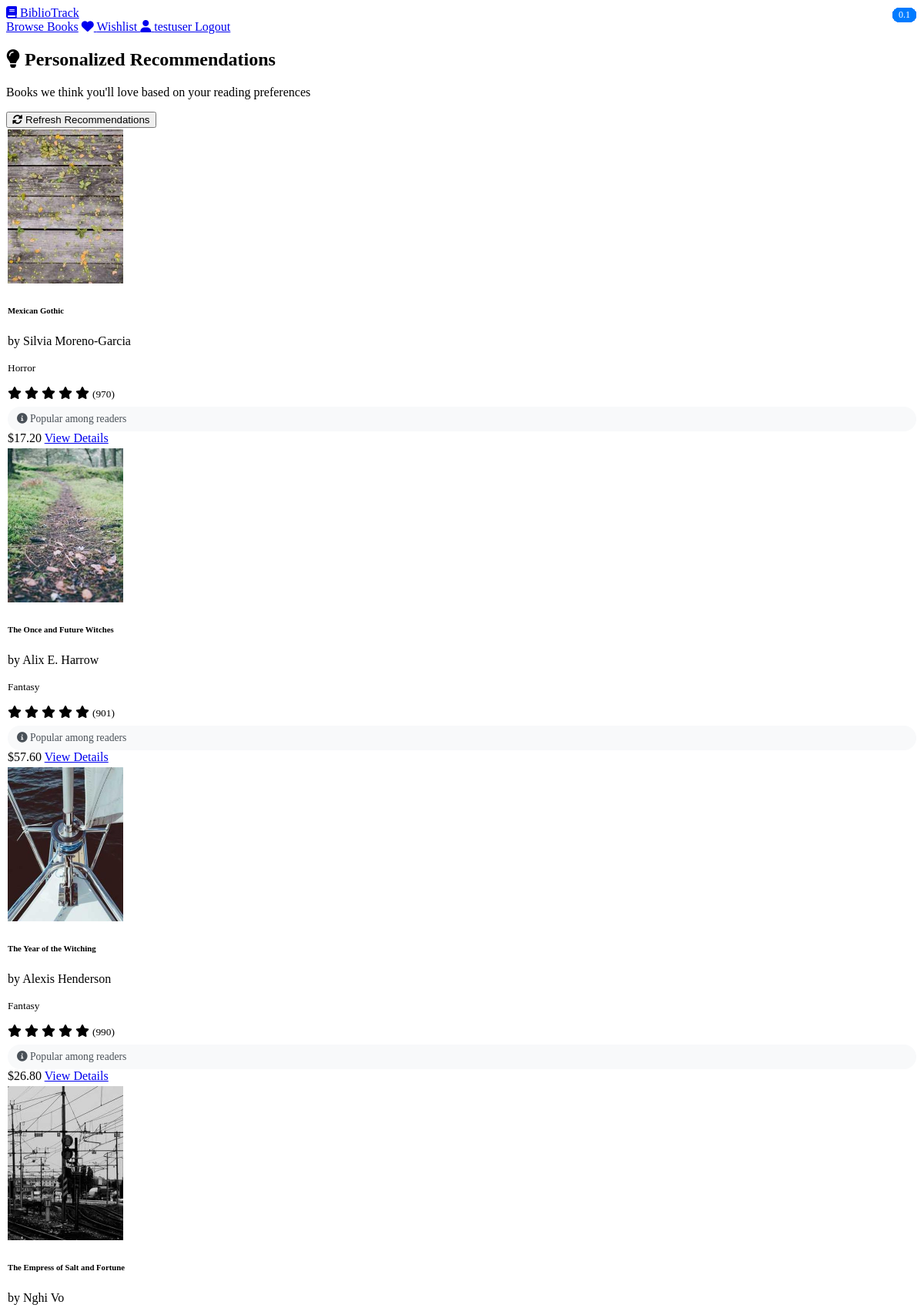
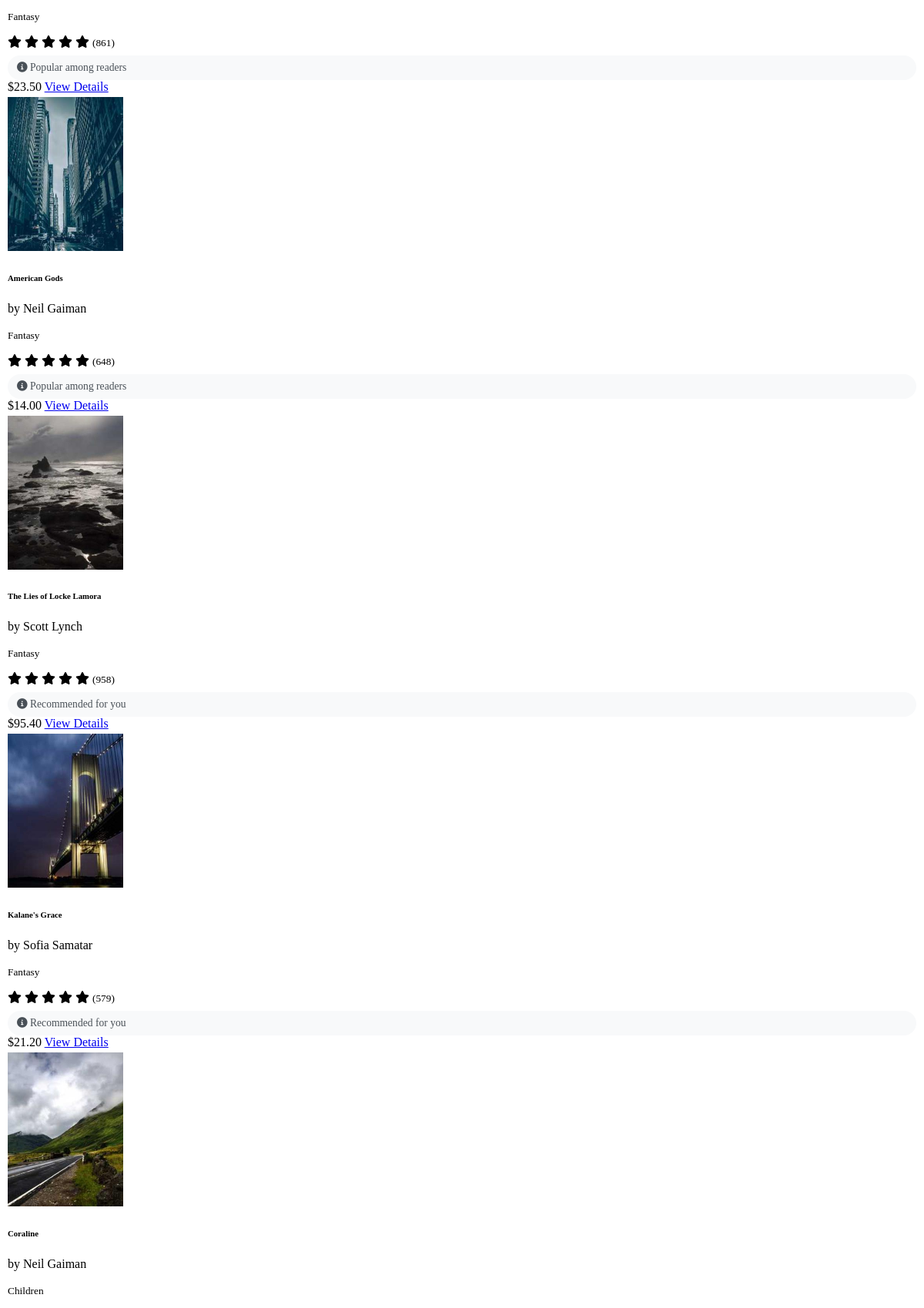
The app's page /recommendations/ (signed in, upper part) with its own data (2 pictures, top to bottom).
### books/models.py (models this page shows, shortened)
class Book(models.Model):
    GENRE_CHOICES = [
        ('fiction', 'Fiction'),
        ('non-fiction', 'Non-Fiction'),
        ('mystery', 'Mystery'),
        ('romance', 'Romance'),
        ('sci-fi', 'Science Fiction'),
        ('fantasy', 'Fantasy'),
        ('biography', 'Biography'),
        ('history', 'History'),
        ('self-help', 'Self-Help'),
        ('poetry', 'Poetry'),
        ('drama', 'Drama'),
        ('horror', 'Horror'),
        ('thriller', 'Thriller'),
        ('comedy', 'Comedy'),
        ('adventure', 'Adventure'),
        ('children', 'Children'),
        ('young-adult', 'Young Adult'),
        ('other', 'Other'),
    ]
    title = models.CharField(max_length=500)
    author = models.CharField(max_length=300)
    isbn = models.CharField(max_length=13, unique=True, blank=True)
    description = models.TextField(blank=True)
    genre = models.CharField(max_length=50, choices=GENRE_CHOICES, default='other')
    price = models.DecimalField(max_digits=10, decimal_places=2)
    stock_quantity = models.PositiveIntegerField(default=0)
    cover_image = models.ImageField(upload_to='book_covers/', blank=True)
    publication_date = models.DateField(blank=True, null=True)
    publisher = models.CharField(max_length=200, blank=True)
    page_count = models.PositiveIntegerField(blank=True, null=True)
    language = models.CharField(max_length=50, default='English')
    average_rating = models.FloatField(default=0.0)
    total_ratings = models.PositiveIntegerField(default=0)
    created_at = models.DateTimeField(auto_now_add=True)
    updated_at = models.DateTimeField(auto_now=True)
    class Meta:
        ordering = ['-created_at']

### recommendations/views.py (the view)
# urls.py: path('', views.recommendations_view, name='recommendations'),
@login_required
def recommendations_view(request):
    recommendations = Recommendation.objects.filter(user=request.user)\
        .select_related('book')[:12]  # Limit to 12 for display
    if not recommendations.exists():
        recs = recommendation_engine.generate_recommendations(request.user, top_k=12)
        recommendations = []
        for rec in recs:
            class TempRec:
                def __init__(self, book, score, reason):
                    self.book = book
                    self.score = score
                    self.reason = reason
            recommendations.append(TempRec(rec['book'], rec['score'], rec['reason']))
    context = {
        'recommendations': recommendations,
    }
    return render(request, 'recommendations/recommendations.html', context)

### recommendations/recommendation_engine.py (called while the page is built, shortened)
    def _get_collaborative_filtering(self, user, all_books):
        user_interactions = UserInteraction.objects.filter(user=user)
        if not user_interactions.exists():
            return {}

    def _get_popularity_scores(self, all_books):
        scores = {}
        for book in all_books:
            review_score = book.average_rating * book.total_ratings * 0.4
            interaction_score = UserInteraction.objects.filter(book=book).count() * 0.6
            scores[book.id] = review_score + interaction_score
        return scores

    def _get_genre_preferences(self, user):
        genre_weights = defaultdict(float)
        for interaction in UserInteraction.objects.filter(user=user):
            genre_weights[interaction.book.genre] += interaction.weight
        total = sum(genre_weights.values())
        if total > 0:
            genre_weights = {k: v/total for k, v in genre_weights.items()}
        return genre_weights

    def _get_recommendation_reason(self, content_score, cf_score, pop_score, genre_score):
        reasons = []
        if cf_score > 0.3:
            reasons.append("Similar users liked this")
        if content_score > 0.5:
            reasons.append("Similar to books you've enjoyed")
        if genre_score > 0.3:
            reasons.append("Matches your preferred genres")
        if pop_score > 0.7:
            reasons.append("Popular among readers")
        return " • ".join(reasons) if reasons else "Recommended for you"

### templates/recommendations/recommendations.html (shortened to what this page needs)
<!DOCTYPE html>
<html lang="en">
<head>
    <link href="https://cdnjs.cloudflare.com/ajax/libs/font-awesome/6.0.0/css/all.min.css" rel="stylesheet">
</head>
<body>
    <nav class="navbar navbar-expand-lg navbar-dark bg-primary">
        <div class="container">
            <a class="navbar-brand" href="{% url 'book_list' %}">
                <i class="fas fa-book"></i> BiblioTrack
            </a>
            <div class="navbar-nav ms-auto">
                <a class="nav-link" href="{% url 'book_list' %}">Browse Books</a>
                <a class="nav-link" href="{% url 'wishlist' %}">
                    <i class="fas fa-heart"></i> Wishlist
                </a>
                <a class="nav-link" href="{% url 'profile' %}">
                    <i class="fas fa-user"></i> {{ user.username }}
                </a>
                <a class="nav-link" href="{% url 'logout' %}">Logout</a>
            </div>
        </div>
    </nav>
    <div class="container mt-4">
        <div class="d-flex justify-content-between align-items-center mb-4">
            <div>
                <h2><i class="fas fa-lightbulb text-warning"></i> Personalized Recommendations</h2>
                <p class="text-muted">Books we think you'll love based on your reading preferences</p>
            </div>
            <button class="btn btn-outline-primary" onclick="refreshRecommendations()">
                <i class="fas fa-sync-alt"></i> Refresh Recommendations
            </button>
        </div>
        {% if recommendations %}
            <div class="row">
                {% for recommendation in recommendations %}
                    <div class="col-md-4 col-sm-6 mb-4">
                        <div class="card recommendation-card h-100 position-relative">
                            {% if recommendation.book.cover_image %}
                                <img src="{{ recommendation.book.cover_image.url }}" class="card-img-top book-cover-rec" alt="{{ recommendation.book.title }}">
                            {% else %}
                                <div class="card-img-top book-cover-rec bg-light d-flex align-items-center justify-content-center">
                                    <i class="fas fa-book fa-3x text-muted"></i>
                                </div>
                            {% endif %}
                            <div class="score-badge">
                                {{ recommendation.score|floatformat:1 }}
                            </div>
                            <div class="card-body d-flex flex-column">
                                <h6 class="card-title">{{ recommendation.book.title }}</h6>
                                <p class="card-text text-muted small">by {{ recommendation.book.author }}</p>
                                <p class="card-text"><small class="text-muted">{{ recommendation.book.genre|title }}</small></p>
                                {% if recommendation.book.average_rating > 0 %}
                                    <div class="rating-stars mb-2">
                                        {% for i in "12345"|make_list %}
                                            {% if forloop.counter <= recommendation.book.average_rating %}
                                                <i class="fas fa-star"></i>
                                            {% else %}
                                                <i class="far fa-star"></i>
                                            {% endif %}
                                        {% endfor %}
                                        <small class="text-muted ms-1">({{ recommendation.book.total_ratings }})</small>
                                    </div>
                                {% endif %}
                                <div class="mt-auto">
                                    <div class="recommendation-reason">
                                        <i class="fas fa-info-circle"></i> {{ recommendation.reason }}
                                    </div>
                                    <div class="d-flex justify-content-between align-items-center mt-3">
                                        <span class="h6 text-primary mb-0">${{ recommendation.book.price }}</span>
                                        <a href="{% url 'book_detail' recommendation.book.pk %}" class="btn btn-primary btn-sm">
                                            View Details
                                        </a>
                                    </div>
                                </div>
                            </div>
                        </div>
                    </div>
                {% endfor %}
            </div>
        {% endif %}
    </div>
</body>
</html>

### templates/recommendations/recommendations.html (style rules this page uses)
.recommendation-card { height: 100%; transition: transform 0.2s; border: 2px solid transparent; }
.book-cover-rec { height: 200px; object-fit: cover; }
.recommendation-reason { background: #f8f9fa; padding: 8px 12px; border-radius: 20px; font-size: 0.85em; color: #495057; margin-top: 8px; }
.score-badge { position: absolute; top: 10px; right: 10px; background: rgba(0,123,255,0.9); color: white; padding: 2px 8px; border-radius: 12px; font-size: 0.75em; }

### records on screen
Book: book.cover_image (picture), book "Mexican Gothic", book.author "Silvia Moreno-Garcia", book.genre "Horror", book.total_ratings "970", book.price "17.20"
Book: book.cover_image (picture), book "The Once and Future Witches", book.author "Alix E. Harrow", book.genre "Fantasy", book.total_ratings "901", book.price "57.60"
Book: book.cover_image (picture), book "The Year of the Witching", book.author "Alexis Henderson", book.genre "Fantasy", book.total_ratings "990", book.price "26.80"
Book: book.cover_image (picture), book "The Empress of Salt and Fortune", book.author "Nghi Vo", book.genre "Fantasy", book.total_ratings "861", book.price "23.50"
Book: book.cover_image (picture), book "American Gods", book.author "Neil Gaiman", book.genre "Fantasy", book.total_ratings "648", book.price "14.00"
Book: book.cover_image (picture), book "The Lies of Locke Lamora", book.author "Scott Lynch", book.genre "Fantasy", book.total_ratings "958", book.price "95.40"
Book: book.cover_image (picture), book "Kalane's Grace", book.author "Sofia Samatar", book.genre "Fantasy", book.total_ratings "579", book.price "21.20"
Book: book.cover_image (picture), book "Coraline", book.author "Neil Gaiman", book.genre "Children"

### other values on screen
{{ user.username }} "testuser"
{{ recommendation.reason }} "Popular among readers" "Popular among readers" "Popular among readers" "Popular among readers" "Popular among readers" "Recommended for you" "Recommended for you"
{{ recommendation.score|floatformat:1 }} "0.1"
